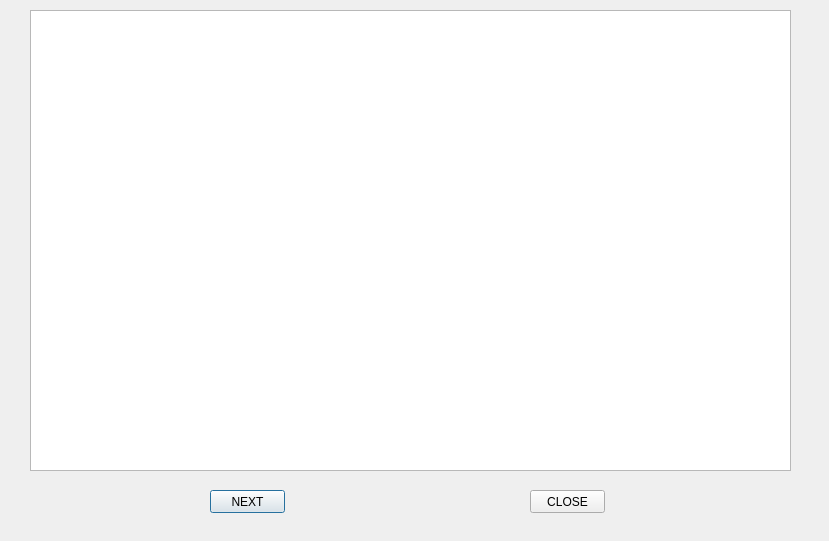
<?xml version="1.0" encoding="UTF-8"?>
<ui version="4.0">
 <class>TreeDialog</class>
 <widget class="QDialog" name="TreeDialog">
  <property name="geometry">
   <rect>
    <x>0</x>
    <y>0</y>
    <width>829</width>
    <height>541</height>
   </rect>
  </property>
  <property name="windowTitle">
   <string>Dialog</string>
  </property>
  <widget class="QGraphicsView" name="graphicsView">
   <property name="geometry">
    <rect>
     <x>30</x>
     <y>10</y>
     <width>761</width>
     <height>461</height>
    </rect>
   </property>
  </widget>
  <widget class="QPushButton" name="pushButton">
   <property name="geometry">
    <rect>
     <x>210</x>
     <y>490</y>
     <width>75</width>
     <height>23</height>
    </rect>
   </property>
   <property name="text">
    <string>NEXT</string>
   </property>
  </widget>
  <widget class="QPushButton" name="pushButton_2">
   <property name="geometry">
    <rect>
     <x>530</x>
     <y>490</y>
     <width>75</width>
     <height>23</height>
    </rect>
   </property>
   <property name="text">
    <string>CLOSE</string>
   </property>
  </widget>
 </widget>
 <resources/>
 <connections/>
</ui>
